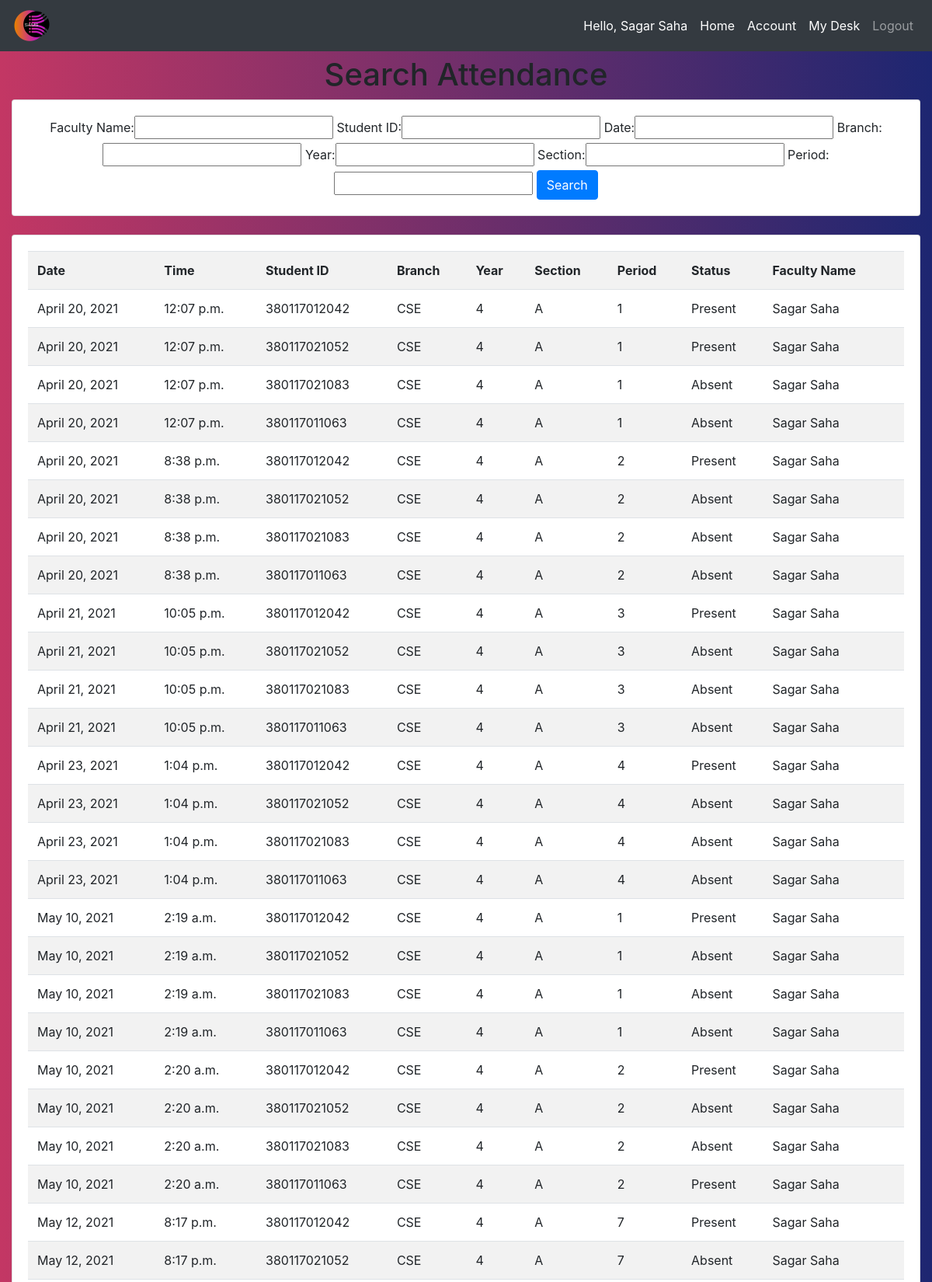
/searchattendence/ (signed in, upper part), run on the app's committed database.
### attendence_sys/models.py (models this page shows, shortened)
class Faculty(models.Model):
    user = models.OneToOneField(User, null = True, blank = True, on_delete= models.CASCADE)
    firstname = models.CharField(max_length=200, null=True, blank=True)
    lastname = models.CharField(max_length=200, null=True, blank=True)
    phone = models.CharField(max_length=200, null=True)
    email = models.CharField(max_length=200, null=True)
    profile_pic = models.ImageField(upload_to=user_directory_path ,null=True, blank=True)
    def __str__(self):
        return str(self.firstname + " " + self.lastname)

class Attendence(models.Model):
    Faculty_Name = models.CharField(max_length=200, null=True, blank=True)
    Student_ID = models.CharField(max_length=200, null=True, blank=True)
    date = models.DateField(auto_now_add = True, null = True)
    time = models.TimeField(auto_now_add=True, null = True)
    branch = models.CharField(max_length=200, null = True)
    year = models.CharField(max_length=200, null = True)
    section = models.CharField(max_length=200, null = True)
    period = models.CharField(max_length=200, null = True)
    status = models.CharField(max_length=200, choices=[('Present', 'Present'), ('Absent', 'Absent'),('Late', 'Late')], default='Absent')

### attendence_sys/views.py (the view)
# urls.py: path('searchattendence/', views.searchAttendence, name='searchattendence'),
def searchAttendence(request):
    attendences = Attendence.objects.all()
    myFilter = AttendenceFilter(request.GET, queryset=attendences)
    attendences = myFilter.qs
    context = {'myFilter':myFilter, 'attendences': attendences, 'ta':False}
    return render(request, 'attendence_sys/attendence.html', context)

### attendence_sys/templates/attendence_sys/attendence.html (shortened to what this page needs)
{% extends 'attendence_sys/main.html' %}
{% block content %}
{% if ta == False %}
<center><h1>Search Attendance</h1></center>
<div class="row">
	<div class="col">
		<div class="card card-body">
			<center>
				<form method="get">
					{{myFilter.form}}
		    		<button class="btn btn-primary" type="submit">Search</button>
				</form>
			</center>
		</div>
	</div>
</div>
<br>
<div class="row">
	<div class="col-sm-12">
		<div class="card card-body">
			<table class="table table-striped">
				<tr>
					<th>Date</th>
					<th>Time</th>
					<th>Student ID</th>
					<th>Branch</th>
					<th>Year</th>
					<th>Section</th>
					<th>Period</th>
					<th>Status</th>
					<th>Faculty Name</th>
				</tr>
				{% for attendence in attendences %}
				<tr>
					<td>{{ attendence.date }}</td>
					<td>{{ attendence.time }}</td>
                    <td>{{ attendence.Student_ID }}</td>
					<td>{{ attendence.branch }}</td>
					<td>{{ attendence.year }}</td>
					<td>{{ attendence.section }}</td>
					<td>{{ attendence.period }}</td>
					<td>{{ attendence.status }}</td>
					<td>{{ attendence.Faculty_Name }}</td>
				</tr>
				{% endfor %}
			</table>
		</div>
	</div>
</div>
{% endif %}
{% endblock %}

### attendence_sys/templates/attendence_sys/navbar.html (shortened to what this page needs)
{% load static %}
<nav class="navbar navbar-expand-lg navbar-dark fixed-top bg-dark">
 <img src="{% static 'images/logo.png' %}" height="50px" width="50px">
  <div class="collapse navbar-collapse" id="navbarNav">
    <ul class="navbar-nav ml-auto">
      <li class="nav-item active">
        <span class="nav-link">Hello, {{ request.user.faculty }}</span>
      </li>
      <li class="nav-item active">
        <a href="{% url 'home' %}" class="nav-link">Home</a>
      </li>
      <li class="nav-item active">
        <a class="nav-link" href="{% url 'account' %}">Account</a>
      </li>
      <li class="nav-item active">
        <a class="nav-link" href="{% url 'admin:index' %}">My Desk</a>
      </li>
      <li class="nav-item">
        <a class="nav-link" href="{% url 'logout' %}">Logout</a>
      </li>
    </ul>
  </div>
</nav>

### data on the page
Attendence: date "April 20, 2021", time "12:07 p.m.", Student_ID "380117012042", branch "CSE", year "4", section "A", period "1", status "Present", Faculty_Name "Sagar Saha"
Attendence: date "April 20, 2021", time "12:07 p.m.", Student_ID "380117021052", branch "CSE", year "4", section "A", period "1", status "Present", Faculty_Name "Sagar Saha"
Attendence: date "April 20, 2021", time "12:07 p.m.", Student_ID "380117021083", branch "CSE", year "4", section "A", period "1", status "Absent", Faculty_Name "Sagar Saha"
Attendence: date "April 20, 2021", time "12:07 p.m.", Student_ID "380117011063", branch "CSE", year "4", section "A", period "1", status "Absent", Faculty_Name "Sagar Saha"
Attendence: date "April 20, 2021", time "8:38 p.m.", Student_ID "380117012042", branch "CSE", year "4", section "A", period "2", status "Present", Faculty_Name "Sagar Saha"
Attendence: date "April 20, 2021", time "8:38 p.m.", Student_ID "380117021052", branch "CSE", year "4", section "A", period "2", status "Absent", Faculty_Name "Sagar Saha"
Attendence: date "April 20, 2021", time "8:38 p.m.", Student_ID "380117021083", branch "CSE", year "4", section "A", period "2", status "Absent", Faculty_Name "Sagar Saha"
Attendence: date "April 20, 2021", time "8:38 p.m.", Student_ID "380117011063", branch "CSE", year "4", section "A", period "2", status "Absent", Faculty_Name "Sagar Saha"
Attendence: date "April 21, 2021", time "10:05 p.m.", Student_ID "380117012042", branch "CSE", year "4", section "A", period "3", status "Present", Faculty_Name "Sagar Saha"
Attendence: date "April 21, 2021", time "10:05 p.m.", Student_ID "380117021052", branch "CSE", year "4", section "A", period "3", status "Absent", Faculty_Name "Sagar Saha"
Attendence: date "April 21, 2021", time "10:05 p.m.", Student_ID "380117021083", branch "CSE", year "4", section "A", period "3", status "Absent", Faculty_Name "Sagar Saha"
Attendence: date "April 21, 2021", time "10:05 p.m.", Student_ID "380117011063", branch "CSE", year "4", section "A", period "3", status "Absent", Faculty_Name "Sagar Saha"
Attendence: date "April 23, 2021", time "1:04 p.m.", Student_ID "380117012042", branch "CSE", year "4", section "A", period "4", status "Present", Faculty_Name "Sagar Saha"
Attendence: date "April 23, 2021", time "1:04 p.m.", Student_ID "380117021052", branch "CSE", year "4", section "A", period "4", status "Absent", Faculty_Name "Sagar Saha"
Attendence: date "April 23, 2021", time "1:04 p.m.", Student_ID "380117021083", branch "CSE", year "4", section "A", period "4", status "Absent", Faculty_Name "Sagar Saha"
Attendence: date "April 23, 2021", time "1:04 p.m.", Student_ID "380117011063", branch "CSE", year "4", section "A", period "4", status "Absent", Faculty_Name "Sagar Saha"
Attendence: date "May 10, 2021", time "2:19 a.m.", Student_ID "380117012042", branch "CSE", year "4", section "A", period "1", status "Present", Faculty_Name "Sagar Saha"
Attendence: date "May 10, 2021", time "2:19 a.m.", Student_ID "380117021052", branch "CSE", year "4", section "A", period "1", status "Absent", Faculty_Name "Sagar Saha"
Attendence: date "May 10, 2021", time "2:19 a.m.", Student_ID "380117021083", branch "CSE", year "4", section "A", period "1", status "Absent", Faculty_Name "Sagar Saha"
Attendence: date "May 10, 2021", time "2:19 a.m.", Student_ID "380117011063", branch "CSE", year "4", section "A", period "1", status "Absent", Faculty_Name "Sagar Saha"
Attendence: date "May 10, 2021", time "2:20 a.m.", Student_ID "380117012042", branch "CSE", year "4", section "A", period "2", status "Present", Faculty_Name "Sagar Saha"
Attendence: date "May 10, 2021", time "2:20 a.m.", Student_ID "380117021052", branch "CSE", year "4", section "A", period "2", status "Absent", Faculty_Name "Sagar Saha"
Attendence: date "May 10, 2021", time "2:20 a.m.", Student_ID "380117021083", branch "CSE", year "4", section "A", period "2", status "Absent", Faculty_Name "Sagar Saha"
Attendence: date "May 10, 2021", time "2:20 a.m.", Student_ID "380117011063", branch "CSE", year "4", section "A", period "2", status "Present", Faculty_Name "Sagar Saha"
Attendence: date "May 12, 2021", time "8:17 p.m.", Student_ID "380117012042", branch "CSE", year "4", section "A", period "7", status "Present", Faculty_Name "Sagar Saha"
Attendence: date "May 12, 2021", time "8:17 p.m.", Student_ID "380117021052", branch "CSE", year "4", section "A", period "7", status "Absent", Faculty_Name "Sagar Saha"

### other printed values
{{ request.user.faculty }} "Sagar Saha"
